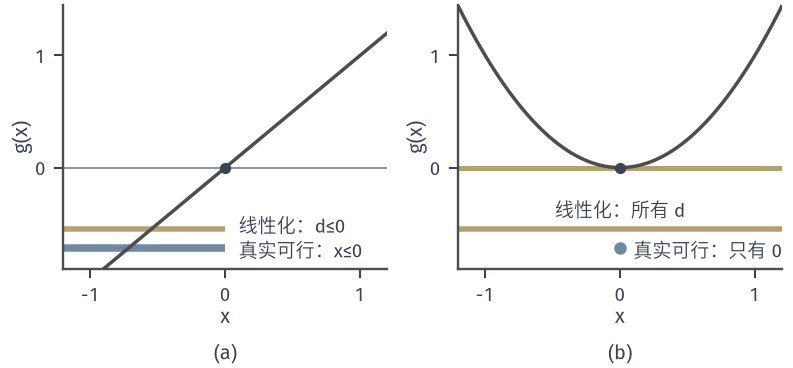

Generate this figure with Python:
from pathlib import Path
import sys
sys.path.insert(0, str(Path(__file__).resolve().parents[1]/"kkt-common"))
from kkt_fig import *
HERE = Path(__file__).resolve().parent
# Linearization at 0 of g(x)=x and g(x)=x^2: tangent line sets F; true feasible set is T.
fig, axes = figure(width_mm=112, height_mm=52, ncols=2)
panels(fig, .08, .985, .985, .27, .22)
xs = np.linspace(-1.2, 1.2, 300)
for ax, g in zip(axes, [xs, xs**2]):
    ax.axhline(0, color=MUTED, lw=.6, zorder=1)
    ax.plot(xs, g, color=EDGE, lw=1.4, zorder=3)
    setup(ax, (-1.2, 1.2), (-.9, 1.45), [-1, 0, 1], [0, 1], xl='$x$', yl='$g(x)$', equal=False)
a, b = axes
a.plot([-1.2, 0], [-.72, -.72], color=BLUE, lw=3, solid_capstyle='butt'); a.plot([-1.2, 0], [-.55, -.55], color=YELLOW, lw=2.2, solid_capstyle='butt')
a.text(.1, -.58, '线性化：d≤0', color=INK, fontsize=7.5); a.text(-.55, -.86, '', fontsize=7.5)
a.text(.1, -.8, '真实可行：x≤0', color=INK, fontsize=7.5)
dot(a, (0, 0), INK, ms=4.5)
b.plot(xs, 0*xs, color=YELLOW, lw=2.0, zorder=2); b.plot([-1.2, 1.2], [-.55, -.55], color=YELLOW, lw=2.2, solid_capstyle='butt')
dot(b, (0, -.72), BLUE, ms=5)
b.text(0, -.44, '线性化：所有 d', color=INK, fontsize=7.5, ha='center'); b.text(.1, -.8, '真实可行：只有 0', color=INK, fontsize=7.5)
dot(b, (0, 0), INK, ms=4.5)
tags(fig, axes)
save(fig, HERE, 'figure', {'a': 'g(x)=x', 'b': 'g(x)=x^2, g prime 0 =0'})
